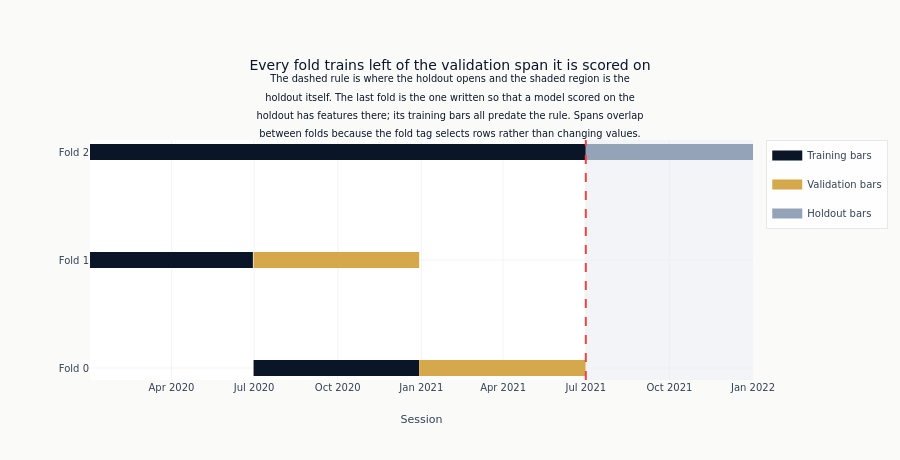

The cell this chart's notebook holds for it:
### Markdown cell above
**Figure F1** draws what the artifact will contain. Each fold is a training span and the
validation span that follows it; the top row is the extra fold written for the holdout
period, whose training bars all lie before the holdout opens so that a model scored on the
holdout has features for it without any of them having been built from it. The point to read
off the figure is that no bar of any training span lies to the right of the rule.

### Code cell
spans = [
    (f"Fold {s['fold']}", kind, pd.Timestamp(s[f"{key}_start"]), pd.Timestamp(s[f"{key}_end"]))
    for s in splits
    for kind, key in (("Training bars", "train"), ("Validation bars", "val"))
]
spans += [
    (
        f"Fold {N_FOLDS}",
        "Training bars",
        min(w[0] for w in fold_window.values()),
        HOLDOUT_START,
    ),
    (f"Fold {N_FOLDS}", "Holdout bars", HOLDOUT_START, HOLDOUT_END_EXCLUSIVE),
]
span_colors = {
    "Training bars": COLORS["blue"],
    "Validation bars": COLORS["amber"],
    "Holdout bars": COLORS["recede"],
}

fig = go.Figure()
seen = set()
for row, kind, start, end in spans:
    fig.add_trace(
        go.Scatter(
            x=[start.isoformat(), end.isoformat()],
            y=[row, row],
            mode="lines",
            line={"width": 16, "color": span_colors[kind]},
            name=kind,
            legendgroup=kind,
            showlegend=kind not in seen,
        )
    )
    seen.add(kind)

fig.add_vrect(
    x0=HOLDOUT_START.isoformat(),
    x1=HOLDOUT_END_EXCLUSIVE.isoformat(),
    fillcolor=COLORS["recede"],
    opacity=0.12,
    line_width=0,
    layer="below",
)
fig.add_vline(x=HOLDOUT_START.isoformat(), line_dash="dash", line_color=COLORS["negative"])
fig.update_layout(
    title=(
        "Every fold trains left of the validation span it is scored on"
        "<br><sup>The dashed rule is where the holdout opens and the shaded region is the"
        "<br>holdout itself. The last fold is the one written so that a model scored on the"
        "<br>holdout has features there; its training bars all predate the rule. Spans overlap"
        "<br>between folds because the fold tag selects rows rather than changing values.</sup>"
    ),
    xaxis_title="Session",
    yaxis_title="",
    height=460,
    margin={"l": 90, "t": 140},
)
show_plotly_with_alt(
    fig,
    "Horizontal timeline with one row per fold on a session axis. Every row below the top is a "
    "validation fold: a long dark navy training bar followed by the shorter amber validation bar "
    "it is scored on. Fold 0 is the bottom row and holds the latest of those validation windows, "
    "and each validation row above it holds an earlier one, so their bars overlap. A dashed red "
    "rule marks where the holdout opens and a shaded band to its right is the holdout itself. "
    "The top row is the extra fold written for the holdout and has no validation bar: its "
    "training bar runs from the left edge up to the rule and its light grey holdout bar sits "
    "inside the band, later than every validation window. No training bar of any row crosses "
    "the rule.",
)

### Figure 1 — Plotly figure (JSON) as saved in the notebook; plotly's stock layout.template omitted (floating-point values rounded to 4 significant figures)
{"data": [{"legendgroup": "Training bars", "line": {"color": "#0a1628", "width": 16}, "mode": "lines", "name": "Training bars", "showlegend": true, "type": "scatter", "x": ["2020-06-30T09:31:00", "2020-12-29T15:22:00"], "y": ["Fold 0", "Fold 0"]}, {"legendgroup": "Validation bars", "line": {"color": "#D4A84B", "width": 16}, "mode": "lines", "name": "Validation bars", "showlegend": true, "type": "scatter", "x": ["2020-12-29T15:38:00", "2021-06-30T15:44:00"], "y": ["Fold 0", "Fold 0"]}, {"legendgroup": "Training bars", "line": {"color": "#0a1628", "width": 16}, "mode": "lines", "name": "Training bars", "showlegend": false, "type": "scatter", "x": ["2020-01-02T09:30:00", "2020-06-29T15:44:00"], "y": ["Fold 1", "Fold 1"]}, {"legendgroup": "Validation bars", "line": {"color": "#D4A84B", "width": 16}, "mode": "lines", "name": "Validation bars", "showlegend": false, "type": "scatter", "x": ["2020-06-30T09:31:00", "2020-12-29T15:37:00"], "y": ["Fold 1", "Fold 1"]}, {"legendgroup": "Training bars", "line": {"color": "#0a1628", "width": 16}, "mode": "lines", "name": "Training bars", "showlegend": false, "type": "scatter", "x": ["2020-01-02T09:30:00", "2021-07-01T00:00:00"], "y": ["Fold 2", "Fold 2"]}, {"legendgroup": "Holdout bars", "line": {"color": "#94a3b8", "width": 16}, "mode": "lines", "name": "Holdout bars", "showlegend": true, "type": "scatter", "x": ["2021-07-01T00:00:00", "2022-01-01T00:00:00"], "y": ["Fold 2", "Fold 2"]}], "layout": {"height": 460, "margin": {"l": 90, "t": 140}, "shapes": [{"fillcolor": "#94a3b8", "layer": "below", "line": {"width": 0}, "opacity": 0.12, "type": "rect", "x0": "2021-07-01T00:00:00", "x1": "2022-01-01T00:00:00", "xref": "x", "y0": 0, "y1": 1, "yref": "y domain"}, {"line": {"color": "#ef4444", "dash": "dash"}, "type": "line", "x0": "2021-07-01T00:00:00", "x1": "2021-07-01T00:00:00", "xref": "x", "y0": 0, "y1": 1, "yref": "y domain"}], "title": {"text": "Every fold trains left of the validation span it is scored on<br><sup>The dashed rule is where the holdout opens and the shaded region is the<br>holdout itself. The last fold is the one written so that a model scored on the<br>holdout has features there; its training bars all predate the rule. Spans overlap<br>between folds because the fold tag selects rows rather than changing values.</sup>"}, "xaxis": {"title": {"text": "Session"}}, "yaxis": {"title": {"text": ""}}}}
